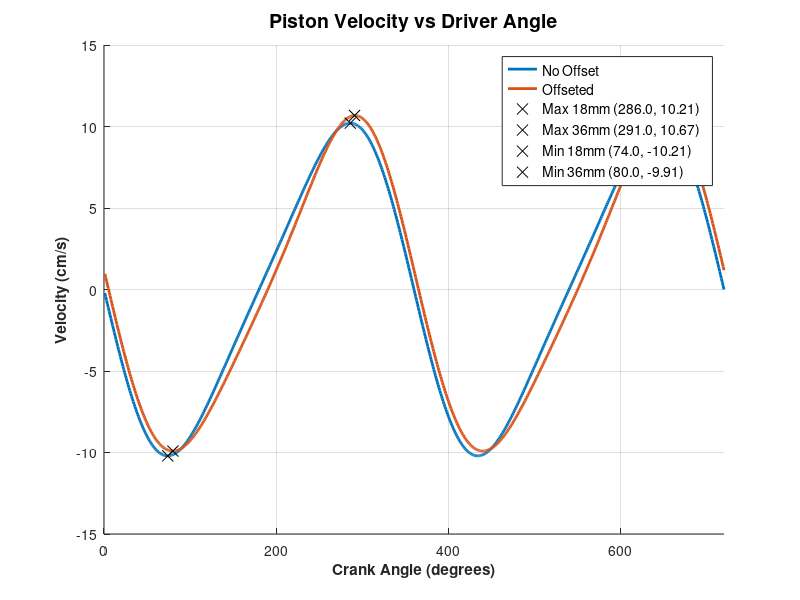

Write the MATLAB code that produced this figure. (Note: this script raises an error after producing the figure.)
clc; clear; % Clear command window and workspace%% Load Necessary Dataload('constants.mat')%% Declaring iterating variabless_length0 = zeros(1, length(crank_angle)); % Preallocate s_length for efficiencys_length1 = zeros(1, length(crank_angle)); % Preallocate s_length for efficiencycoupler_angle0 = zeros(1, length(crank_angle)); % Preallocate for coupler anglescoupler_angle1 = zeros(1, length(crank_angle)); % Preallocate for coupler anglesvel_piston0 = zeros(1, length(crank_angle)); % Preallocate for velocitiesvel_piston1 = zeros(1, length(crank_angle)); % Preallocate for velocitiesw3 = zeros(1, length(crank_angle)); % Preallocate for velocitiesalpha3 = zeros(1, length(crank_angle));a2x = zeros(1, length(crank_angle));a2y = zeros(1, length(crank_angle));a3x = zeros(1, length(crank_angle));a3y = zeros(1, length(crank_angle));a4y = zeros(1, length(crank_angle));%% Numerical Analysisfor i = 1:length(crank_angle)    %%% Position Analysis %%%    % Solve for s_length (length on follower track)    tempa = 1;    tempb = -2 * crank_length * cosd(crank_angle(i));    tempc0 = crank_length^2 + r0^2 - coupler_length^2 + 2 * r0 * crank_length * sind(crank_angle(i));    tempc1 = crank_length^2 + r1^2 - coupler_length^2 + 2 * r1 * crank_length * sind(crank_angle(i));    tempbdot = 2 * crank_length * w2 * sind(crank_angle(i));    tempc0dot = 0; % No derivative for tempc0    tempc1dot = 2 * r1 * crank_length * w2 * cosd(crank_angle(i));    % Calculate s_length for both configurations    s_length0(i) = (-tempb + sqrt(tempb^2 - 4 * tempa * tempc0)) / (2 * tempa);    s_length1(i) = (-tempb + sqrt(tempb^2 - 4 * tempa * tempc1)) / (2 * tempa);    % Calculate coupler angles using atan2    coupler_angle0(i) = atan2d(sqrt((s_length0(i) * sind(ground_angle) - r0 - crank_length * sind(crank_angle(i)))^2 / coupler_length^2), ...                                   sqrt((s_length0(i) * cosd(ground_angle) - crank_length * cosd(crank_angle(i)))^2 / coupler_length^2));    coupler_angle1(i) = atan2d(sqrt((s_length1(i) * sind(ground_angle) - r1 - crank_length * sind(crank_angle(i)))^2 / coupler_length^2), ...                                   sqrt((s_length1(i) * cosd(ground_angle) - crank_length * cosd(crank_angle(i)))^2 / coupler_length^2));                                   % Calculate piston velocities for both configurations    vel_piston0(i) = 0.5 * (-tempbdot + (0.5 / sqrt(tempb^2 - 4 * tempa * tempc0)) * (2 * tempb * tempbdot - 4 * tempc0dot));    vel_piston1(i) = 0.5 * (-tempbdot + (0.5 / sqrt(tempb^2 - 4 * tempa * tempc1)) * (2 * tempb * tempbdot - 4 * tempc1dot));        % solve for w3                              w3(i) = -(crank_length*w2*cosd(crank_angle(i)))/(coupler_length*cosd(coupler_angle0(i)));        %solve for alpha3    % Calculate alpha3 using the formula for the current step    alpha3(i) = (crank_length * alpha2 * cosd(crank_angle(i)) - ...                        crank_length * w2^2 * sind(crank_angle(i)) + ...                        coupler_length * w3(i)^2 * sind(coupler_angle0(i))) / ...                        (coupler_length * cosd(coupler_angle0(i)));        % Calculate the x and y components of the acceleration a2 for the current step    a2x(i) =  w2^2*OG2*sind(crank_angle(i));    a2y(i) =  -w2^2*OG2*cosd(crank_angle(i));        % Calculate the x and y components of acceleration a3 for the current step    a3x(i) = w2^2 * crank_length * sind(crank_angle(i)) + ...                    w3(i)^2 * AG3 * sind(coupler_angle0(i)) - ...                    alpha3(i) * AG3 * cosd(coupler_angle0(i));    a3y(i) = -w2^2 * crank_length * cosd(crank_angle(i)) - ...                    w3(i)^2 * AG3 * cosd(coupler_angle0(i)) - ...                    alpha3(i) * AG3 * sind(coupler_angle0(i));                    % Define the equation for d_double_dot    a4y(i) = -crank_length * alpha2 * sind(crank_angle(i)) - ...                   crank_length * w2^2 * cosd(crank_angle(i)) + ...                   coupler_length * alpha3(i) * sind(coupler_angle0(i)) + ...                   coupler_length * w3(i)^2 * cosd(coupler_angle0(i));end%% Displacement Calculationc_length0 = max(s_length0) - s_length0;c_length1 = max(s_length1) - s_length1;vdisp0 = ((pi*bore^2)/4)*max(s_length0);vdisp1 = ((pi*bore^2)/4)*max(s_length1);%% Displaced Volume Calculationtotal_volume0 = vdisp0/(rc0 -1) + ((pi*bore^2)/4)*c_length0;total_volume1 = vdisp1/(rc1 -1) + ((pi*bore^2)/4)*c_length1;%% Plots% Plot Velocities vs Driver Anglefigure('Name', 'Velocity vs Driver Angle');hold on; % Hold on to add more elements to the plotgrid on;% Plot Titletitle('Piston Velocity vs Driver Angle', 'FontWeight', 'bold', 'FontSize', 14);% Plot the velocitiesplot(crank_angle, vel_piston0, 'LineWidth', 2, 'DisplayName', 'No Offset');plot(crank_angle, vel_piston1, 'LineWidth', 2, 'DisplayName', 'Offseted');% Axis labelsxlabel('Crank Angle (degrees)', 'FontWeight', 'bold');ylabel('Velocity (cm/s)', 'FontWeight', 'bold');% Set limitsxlim([0 length(crank_angle)]); % Assuming crank_angle ranges from 0 to 360 degrees% Legendlegend('Location', 'best', 'FontSize', 10);%calculate max values[piston0_max, piston0_index] = max(vel_piston0);[piston1_max, piston1_index] = max(vel_piston1);plot(crank_angle(piston0_index), piston0_max, 'kx', 'MarkerSize', 8, 'DisplayName', sprintf('Max 18mm (%.1f, %.2f)', crank_angle(piston0_index), piston0_max)); plot(crank_angle(piston1_index), piston1_max, 'kx', 'MarkerSize', 8, 'DisplayName', sprintf('Max 36mm (%.1f, %.2f)', crank_angle(piston1_index), piston1_max));%calculate minimum values[piston0_min, piston0_index] = min(vel_piston0);[piston1_min, piston1_index] = min(vel_piston1);plot(crank_angle(piston0_index), piston0_min, 'kx', 'MarkerSize', 8, 'DisplayName', sprintf('Min 18mm (%.1f, %.2f)', crank_angle(piston0_index), piston0_min)); plot(crank_angle(piston1_index), piston1_min, 'kx', 'MarkerSize', 8, 'DisplayName', sprintf('Min 36mm (%.1f, %.2f)', crank_angle(piston1_index), piston1_min));xline(90, 'k--', 'DisplayName', '90 degrees')xline(180, 'k--', 'DisplayName', '180 degrees')xline(270, 'k--', 'DisplayName', '270 degrees')% Set axis propertiesset(gca, 'FontSize', 12, 'FontWeight', 'bold');hold off;   % Plot Displacement vs Driver Anglefigure('Name', 'Displacement vs Driver Angle');hold on; % Hold on to add more elements to the plotgrid on;% Plot Titletitle('Piston Displacement vs Driver Angle', 'FontWeight', 'bold', 'FontSize', 14);% Plot the velocitiesplot(crank_angle, c_length0, 'LineWidth', 2, 'DisplayName', 'No Offset');plot(crank_angle, c_length1, 'LineWidth', 2, 'DisplayName', 'Offseted');% Axis labelsxlabel('Crank Angle (degrees)', 'FontWeight', 'bold');ylabel('Displacement (cm)', 'FontWeight', 'bold');% Set limitsxlim([0 length(crank_angle)]); % Assuming crank_angle ranges from 0 to 360 degrees% Legendlegend('Location', 'best', 'FontSize', 10);%calculate max values[piston0_max, piston0_index] = max(c_length0);[piston1_max, piston1_index] = max(c_length1);plot(crank_angle(piston0_index), piston0_max, 'kx', 'MarkerSize', 8, 'DisplayName', sprintf('Max 18mm (%.1f, %.2f)', crank_angle(piston0_index), piston0_max)); plot(crank_angle(piston1_index), piston1_max, 'kx', 'MarkerSize', 8, 'DisplayName', sprintf('Max 36mm (%.1f, %.2f)', crank_angle(piston1_index), piston1_max));%calculate minimum values[piston0_min, piston0_index] = min(c_length0);[piston1_min, piston1_index] = min(c_length1);plot(crank_angle(piston0_index), piston0_min, 'kx', 'MarkerSize', 8, 'DisplayName', sprintf('Min 18mm (%.1f, %.2f)', crank_angle(piston0_index), piston0_min)); plot(crank_angle(piston1_index), piston1_min, 'kx', 'MarkerSize', 8, 'DisplayName', sprintf('Min 36mm (%.1f, %.2f)', crank_angle(piston1_index), piston1_min));xline(90, 'k--', 'DisplayName', '90 degrees')xline(180, 'k--', 'DisplayName', '180 degrees')xline(270, 'k--', 'DisplayName', '270 degrees')% Set axis propertiesset(gca, 'FontSize', 12, 'FontWeight', 'bold');hold off;   % Plot Cylinder Volume vs Driver Anglefigure('Name', 'Piston Volume vs Driver Angle');hold on; % Hold on to add more elements to the plotgrid on;% Plot Titletitle('Cylinder Volume vs Driver Angle', 'FontWeight', 'bold', 'FontSize', 14);% Plot the velocitiesplot(crank_angle, total_volume0*10^6, 'LineWidth', 2, 'DisplayName', 'No Offset');plot(crank_angle, total_volume1*10^6, 'LineWidth', 2, 'DisplayName', 'Offseted');% Axis labelsxlabel('Crank Angle (degrees)', 'FontWeight', 'bold');ylabel('Piston Volume (cc)', 'FontWeight', 'bold');% Set limitsxlim([0 length(crank_angle)]); % Assuming crank_angle ranges from 0 to 360 degrees% Legendlegend('Location', 'best', 'FontSize', 10);%calculate max values[piston0_max, piston0_index] = max(total_volume0);[piston1_max, piston1_index] = max(total_volume1);plot(crank_angle(piston0_index), piston0_max, 'kx', 'MarkerSize', 8, 'DisplayName', sprintf('Max 18mm (%.1f, %.2f)', crank_angle(piston0_index), piston0_max)); plot(crank_angle(piston1_index), piston1_max, 'kx', 'MarkerSize', 8, 'DisplayName', sprintf('Max 36mm (%.1f, %.2f)', crank_angle(piston1_index), piston1_max));%calculate minimum values[piston0_min, piston0_index] = min(total_volume0);[piston1_min, piston1_index] = min(total_volume1);plot(crank_angle(piston0_index), piston0_min, 'kx', 'MarkerSize', 8, 'DisplayName', sprintf('Min 18mm (%.1f, %.2f)', crank_angle(piston0_index), piston0_min)); plot(crank_angle(piston1_index), piston1_min, 'kx', 'MarkerSize', 8, 'DisplayName', sprintf('Min 36mm (%.1f, %.2f)', crank_angle(piston1_index), piston1_min));xline(90, 'k--', 'DisplayName', '90 degrees')xline(180, 'k--', 'DisplayName', '180 degrees')xline(270, 'k--', 'DisplayName', '270 degrees')% Set axis propertiesset(gca, 'FontSize', 12, 'FontWeight', 'bold');hold off;%% Data savesave('part1.mat')            disp('done')